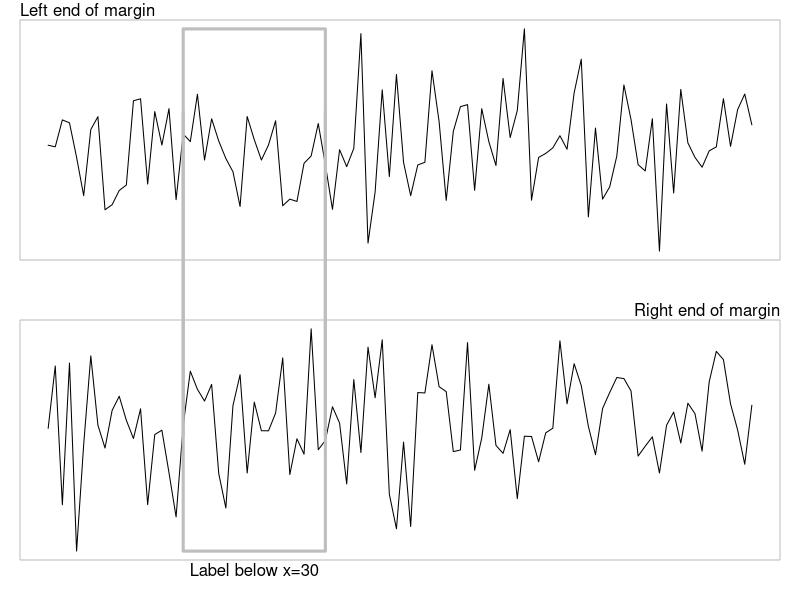

Recreate this plot in R.
par(mar=c(2, 1, 1, 1))
y1 <- rnorm(100)
y2 <- rnorm(100)

par(mfrow=c(2, 1), xpd=NA)

plot(y1, type="l", axes=FALSE,
     xlab="", ylab="", main="")
box(col="grey")
mtext("Left end of margin", adj=0, side=3)
lines(x=c(20, 20, 40, 40), y=c(-7, max(y1), max(y1), -7), 
      lwd=3, col="grey")

plot(y2, type="l", axes=FALSE,
     xlab="", ylab="", main="")
box(col="grey")
mtext("Right end of margin", adj=1, side=3)
mtext("Label below x=30", at=30, side=1)
lines(x=c(20, 20, 40, 40), y=c(7, min(y2), min(y2), 7), 
      lwd=3, col="grey")
